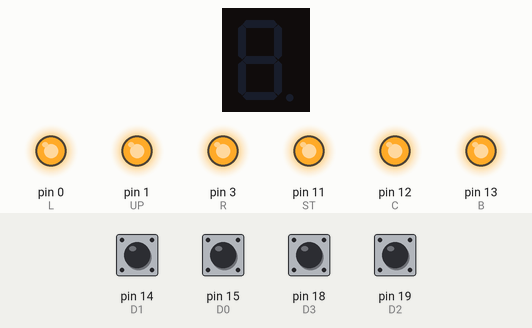
Simulated run of this sketch. Board: Arduino Uno, built with avr-gcc and run on an emulated ATmega328P. Shown: 1-digit seven-segment display, output pins drawn as LEDs (lit = HIGH). Wiring (inferred from the names in the program): 1-digit 7-segment display, segments lit when LOW: segments pin 4, pin 5, pin 6, pin 7, pin 8, pin 9, pin 10. Inputs (shaded band) come from the test bench; at power-on: pin 14 (D1), pin 15 (D0), pin 18 (D3), pin 19 (D2) HIGH. The segment pins are drawn as the display they are named for; pins used as bus, display or sensor lines are not drawn.

Above: at 1.2 s.
1.3 s: pin 14 (D1) pulled LOW for 0.15 s
At 1.39 s:
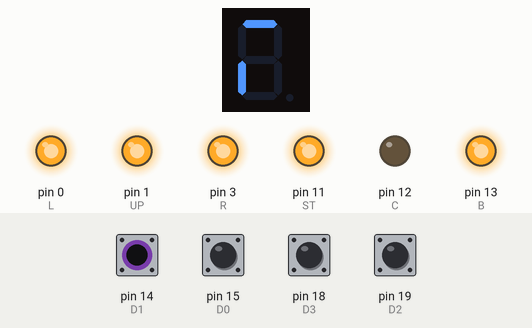
2.9 s: pin 15 (D0) pulled LOW for 1 s
At 3.5 s:
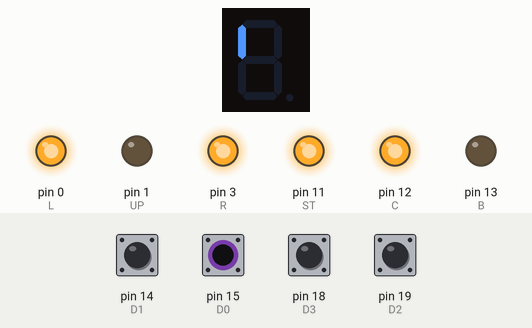
5.4 s: pin 18 (D3) pulled LOW for 0.15 s
At 5.49 s:
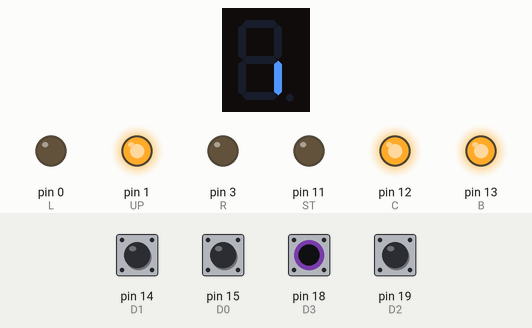
7.0 s: pin 19 (D2) pulled LOW for 1 s
At 7.8 s:
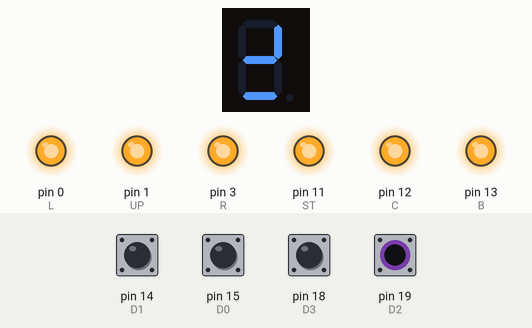
9.5 s: pin 19 (D2) pulled LOW for 0.15 s
11.1 s: pin 14 (D1) pulled LOW for 1 s
At 13.1 s:
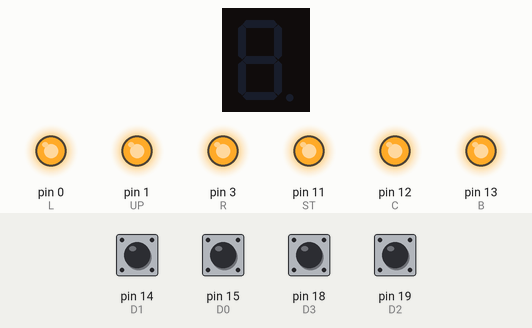
Timing chart, 0 to 14.6 s (numbered marks = the images above; inputs shaded):
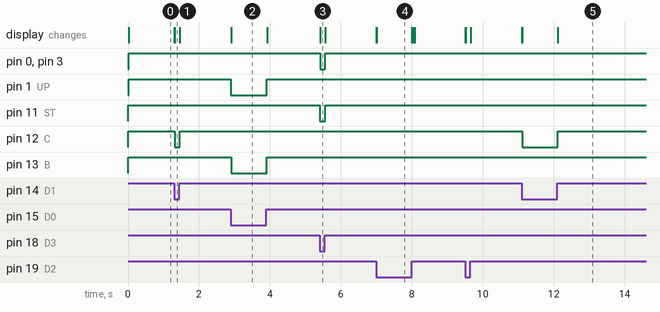

The sketch:

saturn_controller_demux_v0.1_board.ino
```cpp
 /* Saturn Controller Demux
 * ------------------
 * This sketch is designed to demux Sega Saturn gamepad
 * signals into descrete outputs for use with arcade
 * PCBs.
 *
 * There are two select lines, four data input lines, and
 * 13 discrete outputs. The controlls can be remapped by
 * changing the pin assignments below.
 *
 * Appollogies for the sloppy code. It took a lot of trial and error
 * to get all the timings right for MC Cthulu boards to work properly
 * I tried to clean it up as much as I could.
 *
 * Arthrimus December 24 2018
 *
 */

int UP = 1; // These choose the pins for the button outputs. (Change these
int DN = 4; // if you wish to remap the buttons.)
int LT = 5;
int RT = 6;
int A = 10;
int B = 13;
int C = 12;
int X = 7;
int Y = 8;
int Z = 9;
int L = 0;
int R = 3;
int ST = 11;
int D0 = 15;  // choose the input pins for the digital lines (Probably don't change these)
int D1 = 14;
int D2 = 19;
int D3 = 18;
int S0 = 16; // Chooses the output pins for the select lines (Probably don't change these either)
int S1 = 17;
int val = 0;     // variable for reading the pin status (should be zero)

void setup() {
  pinMode(UP, OUTPUT);  // declares buttons as outputs (don't change these)
  pinMode(DN, OUTPUT);
  pinMode(LT, OUTPUT);
  pinMode(RT, OUTPUT);
  pinMode(A, OUTPUT);
  pinMode(B, OUTPUT);
  pinMode(C, OUTPUT);
  pinMode(X, OUTPUT);
  pinMode(Y, OUTPUT);
  pinMode(Z, OUTPUT);
  pinMode(L, OUTPUT);
  pinMode(R, OUTPUT);
  pinMode(ST,OUTPUT);
  pinMode(D0, INPUT_PULLUP);    // declare pushbutton as input (or these)
  pinMode(D1, INPUT_PULLUP);
  pinMode(D2, INPUT_PULLUP);
  pinMode(D3, INPUT_PULLUP);
  pinMode(S0, OUTPUT); // Declare Select Pins as outputs (these either)
  pinMode(S1, OUTPUT);
}

void loop(){

  {                             // This is the start of the first bit of the demuxer, there are four of these
  delay(5);
  digitalWrite(S1, LOW);
  digitalWrite(S0, HIGH); // Sets the select lines S0 HIGH, S1 LOW

  }
  val = digitalRead(D0);  // read input value from data line
  if (val == HIGH) {         // check if the data input is HIGH (button released)
    digitalWrite(B, HIGH);  // Button output is high
  } else {
    digitalWrite(B, LOW);  // Button output is low
  }
  val = digitalRead(D1);
  if (val == HIGH) {
    digitalWrite(C, HIGH);
  } else {
    digitalWrite(C, LOW);
  }
  val = digitalRead(D2);
  if (val == HIGH) {
    digitalWrite(A, HIGH);
  } else {
    digitalWrite(A, LOW);
  }
  val = digitalRead(D3);
  if (val == HIGH) {
    digitalWrite(ST, HIGH);
  } else {
    digitalWrite(ST, LOW);
  }                                // This is the end of the first bit of the demuxer.

{                               // This is the start of the second bit of the demuxer.
  delay(5);
  digitalWrite(S1, LOW);           // Sets the select lines S0 LOW, S1 LOW
  digitalWrite(S0, LOW);
  }
    val = digitalRead(D0);
  if (val == HIGH) {
    digitalWrite(Z, HIGH);
  } else {
    digitalWrite(Z, LOW);
  }
  val = digitalRead(D1);
  if (val == HIGH) {
    digitalWrite(Y, HIGH);
  } else {
    digitalWrite(Y, LOW);
  }
  val = digitalRead(D2);
  if (val == HIGH) {
    digitalWrite(X, HIGH);
  } else {
    digitalWrite(X, LOW);
  }
  val = digitalRead(D3);
  if (val == HIGH) {
    digitalWrite(R, HIGH);
  } else {
    digitalWrite(R, LOW);
  }                             // This is the end of the second bit of the demuxer.
          {
  delay(5);                    // This is the start of the third bit of the demuxer.
  digitalWrite(S1, HIGH);       // Sets the select lines S0 HIGH, S1 HIGH
  digitalWrite(S0, HIGH);

  }
  val = digitalRead(D3);
  if (val == HIGH) {
    digitalWrite(L, HIGH);
  } else {
    digitalWrite(L, LOW);
  }                            // This is the end of the third bit of the demuxer.
   {                       // This is the start of the fourth bit of the demuxer.
  delay(5);
  digitalWrite(S1, HIGH);// Sets the select lines S0 LOW, S1 HIGH
  digitalWrite(S0, LOW);

  }
    val = digitalRead(D0);
  if (val == HIGH) {
    digitalWrite(UP, HIGH);
  } else {
    digitalWrite(UP, LOW);
  }
  val = digitalRead(D1);
  if (val == HIGH) {
    digitalWrite(DN, HIGH);
  } else {
    digitalWrite(DN, LOW);
  }
  val = digitalRead(D2);
  if (val == HIGH) {
    digitalWrite(LT, HIGH);
  } else {
    digitalWrite(LT, LOW);
  }
  val = digitalRead(D3);
  if (val == HIGH) {
    digitalWrite(RT, HIGH);
  } else {
    digitalWrite(RT, LOW);
  }                         // This is the end of the fourth bit of the demuxer.
  }        // End of the program.
```

Measured:
- after the input at 1.3 s, pin 12 (C): HIGH → LOW at once, → HIGH 0.14 s later; the display: first changes at once (image 1 shows a later state)
- after the input at 2.9 s, pin 1 (UP), pin 13 (B): HIGH → LOW at once, → HIGH 1.0 s later; the display: changes at once (image 2)
- after the input at 5.4 s, pin 0 (L), pin 3 (R): HIGH → LOW at once, → HIGH 0.14 s later; pin 11 (ST): HIGH → LOW at once, → HIGH 0.16 s later; the display: changes at once (image 3)
- after the input at 7.0 s, the display: first changes at once (image 4 shows a later state)
- after the input at 11.1 s, pin 12 (C): HIGH → LOW at once, → HIGH 1.0 s later; the display: first changes at once (image 5 shows a later state)
